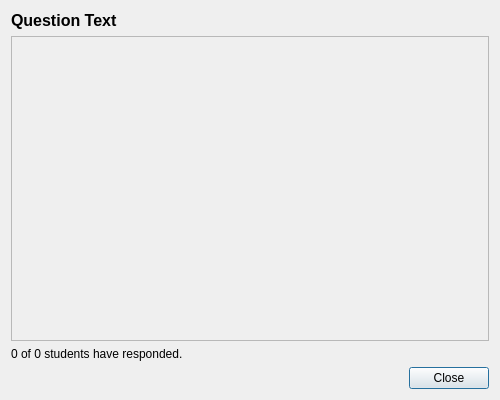
<?xml version="1.0" encoding="UTF-8"?>
<ui version="4.0">
 <class>PollResultsDialog</class>
 <widget class="QDialog" name="PollResultsDialog">
  <property name="geometry">
   <rect>
    <x>0</x>
    <y>0</y>
    <width>500</width>
    <height>400</height>
   </rect>
  </property>
  <property name="windowTitle">
   <string>Poll Results</string>
  </property>
  <layout class="QVBoxLayout" name="verticalLayout">
   <item>
    <widget class="QLabel" name="questionLabel">
     <property name="font">
      <font>
       <pointsize>12</pointsize>
       <weight>75</weight>
       <bold>true</bold>
      </font>
     </property>
     <property name="text">
      <string>Question Text</string>
     </property>
     <property name="wordWrap">
      <bool>true</bool>
     </property>
    </widget>
   </item>
   <item>
    <widget class="QScrollArea" name="scrollArea">
     <property name="widgetResizable">
      <bool>true</bool>
     </property>
     <widget class="QWidget" name="scrollAreaWidgetContents">
      <property name="geometry">
       <rect>
        <x>0</x>
        <y>0</y>
        <width>480</width>
        <height>295</height>
       </rect>
      </property>
      <layout class="QVBoxLayout" name="resultsLayout"/>
     </widget>
    </widget>
   </item>
   <item>
    <widget class="QLabel" name="responsesLabel">
     <property name="text">
      <string>0 of 0 students have responded.</string>
     </property>
    </widget>
   </item>
   <item>
    <widget class="QDialogButtonBox" name="buttonBox">
     <property name="standardButtons">
      <set>QDialogButtonBox::Close</set>
     </property>
    </widget>
   </item>
  </layout>
 </widget>
 <resources/>
 <connections>
  <connection>
   <sender>buttonBox</sender>
   <signal>accepted()</signal>
   <receiver>PollResultsDialog</receiver>
   <slot>accept()</slot>
   <hints>
    <hint type="sourcelabel">
     <x>248</x>
     <y>254</y>
    </hint>
    <hint type="destinationlabel">
     <x>157</x>
     <y>274</y>
    </hint>
   </hints>
  </connection>
  <connection>
   <sender>buttonBox</sender>
   <signal>rejected()</signal>
   <receiver>PollResultsDialog</receiver>
   <slot>reject()</slot>
   <hints>
    <hint type="sourcelabel">
     <x>316</x>
     <y>260</y>
    </hint>
    <hint type="destinationlabel">
     <x>286</x>
     <y>274</y>
    </hint>
   </hints>
  </connection>
 </connections>
</ui>
